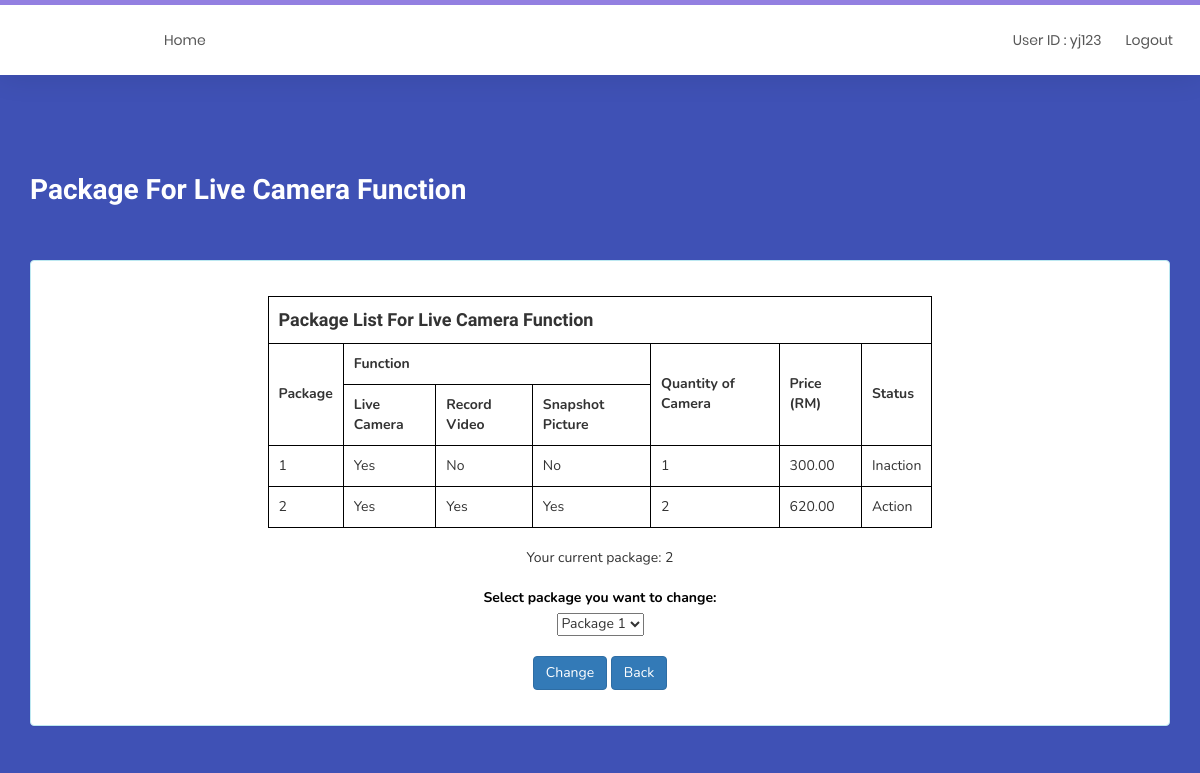
The page /package.php (signed in) on the database its author committed.
### tables this page shows
CREATE TABLE `package` (
  `package` varchar(5) NOT NULL,
  `live` varchar(5) NOT NULL,
  `record` varchar(5) NOT NULL,
  `snapshot` varchar(5) NOT NULL,
  `qtyCam` varchar(3) NOT NULL,
  `price` varchar(10) NOT NULL,
  `status` varchar(10) NOT NULL
);

### package.php (the view, shortened to what this page needs)
<?php require_once 'header.php'; ?>
<?php
    $query = "SELECT * FROM `package`";
    $search_result = filterTable($query);
	function filterTable($query)
	{
		$connect = mysqli_connect("localhost", "root", "", "web engineering");
		$filter_Result = mysqli_query($connect, $query);
		return $filter_Result;
	}
?>
<?php
	require_once("db_connect.php");
    $Package = $_SESSION['package'];
    $query = " select * from package where package='".$Package."'";
    $result = mysqli_query($connect,$query);
	if($result->num_rows == 1) {
		while($row=mysqli_fetch_assoc($result))
		{
			$Package = $row['package'];
		}
	}
	else {
		echo "<script type='text/javascript'>alert('Package does not exists! Please insert correctly.');
			window.location='homepage.php';
			</script>";
	}
?>
<!DOCTYPE html>
<html lang="en">
<head>
</head>
<body>
	<section id="product">
        <div class="container">
			<div class="section-title">
				<h2>Package For Live Camera Function</h2>
			</div>
			<br>
			<div class="panel panel-info">
				<div class="panel-body">
					<div align="center">
						<br>
			<table align="center" style="width:60%">
				<tr>
					<th colspan="7"><h4>Package List For Live Camera Function</h4></th>
				</tr>
				<t>
					<th rowspan="2">Package</th>
					<th colspan="3">Function</th>
					<th rowspan="2">Quantity of Camera</th>
					<th rowspan="2">Price (RM)</th>
					<th rowspan="2">Status</th>
				</t>
				<tr>
					<th>Live Camera</td>
					<th>Record Video</td>
					<th>Snapshot Picture</td>
				</tr>
				<?php
					while($rows = mysqli_fetch_array($search_result)):
				?>
				<tr>
					<td><?php echo $rows['package']; ?></td>
					<td><?php echo $rows['live']; ?></td>
					<td><?php echo $rows['record']; ?></td>
					<td><?php echo $rows['snapshot']; ?></td>
					<td><?php echo $rows['qtyCam']; ?></td>
					<td><?php echo $rows['price']; ?></td>
					<td><?php echo $rows['status']; ?></td>
				</tr>
				<?php
					endwhile;
				?>
			</table>
			<br>
			<div>
				Your current package: <?php echo $Package ?>
			</div>
			<br>
			<div>
				<form class="form-horizontal" action="updatePackage.php" method="POST">
				<label for="package" >Select package you want to change:</label>
					<div >
						<select name="package" >
							<option value="1" >Package 1</option>
						</select>
					</div>
			</div>
					<br>
					<button name="update" class="btn btn-primary">Change</button>
					<button class="btn btn-primary" onClick="window.location.href='homepage.php';">Back</button>
					<br><br>
					</div>
				</div>
			</div>
        </div>
    </section>
</body>
</html>

### css/main.css (style rules this page uses)
* { margin: 0px; padding: 0px; box-sizing: border-box; }
body, html { height: 100%; font-family: Poppins-Regular, sans-serif; }
h1,h2,h3,h4,h5,h6 { margin: 0px; }
button { outline: none !important; border: none; background: transparent; }

### css/templatemo-style.css (style rules this page uses)
body { background: #ffffff; font-family: 'Nunito', sans-serif; overflow-x: hidden; padding-top: 70px; }
h1,h2,h3,h4,h5,h6 { font-family: 'Muli', sans-serif; font-weight: bold; line-height: inherit; }
h2 { color: #353535; font-size: 2em; padding-bottom: 10px; }
html { -webkit-font-smoothing: antialiased; }
a, input, button, .form-control { -webkit-transition: 0.5s; transition: 0.5s; }
.section-title { padding-bottom: 40px; }
.section-title h2 { margin: 0; }
section { position: relative; padding: 100px 0; }
#product { background: #3f51b5; }
#product h2 { color: #ffffff; }
#product label { color: #000000; }
#product .section-title { padding-bottom: 20px; }

### package.php (style rules this page uses)
table, th, td { border: 1px solid black; padding: 10px; }
table { border-spacing: 50px; }

### rows shown on the page
package: package "1", live "Yes", record "No", snapshot "No", qtyCam "1", price "300.00", status "Inaction"
package: package "2", live "Yes", record "Yes", snapshot "Yes", qtyCam "2", price "620.00", status "Action"

### other values the page prints
$_SESSION['userID'] "yj123"
